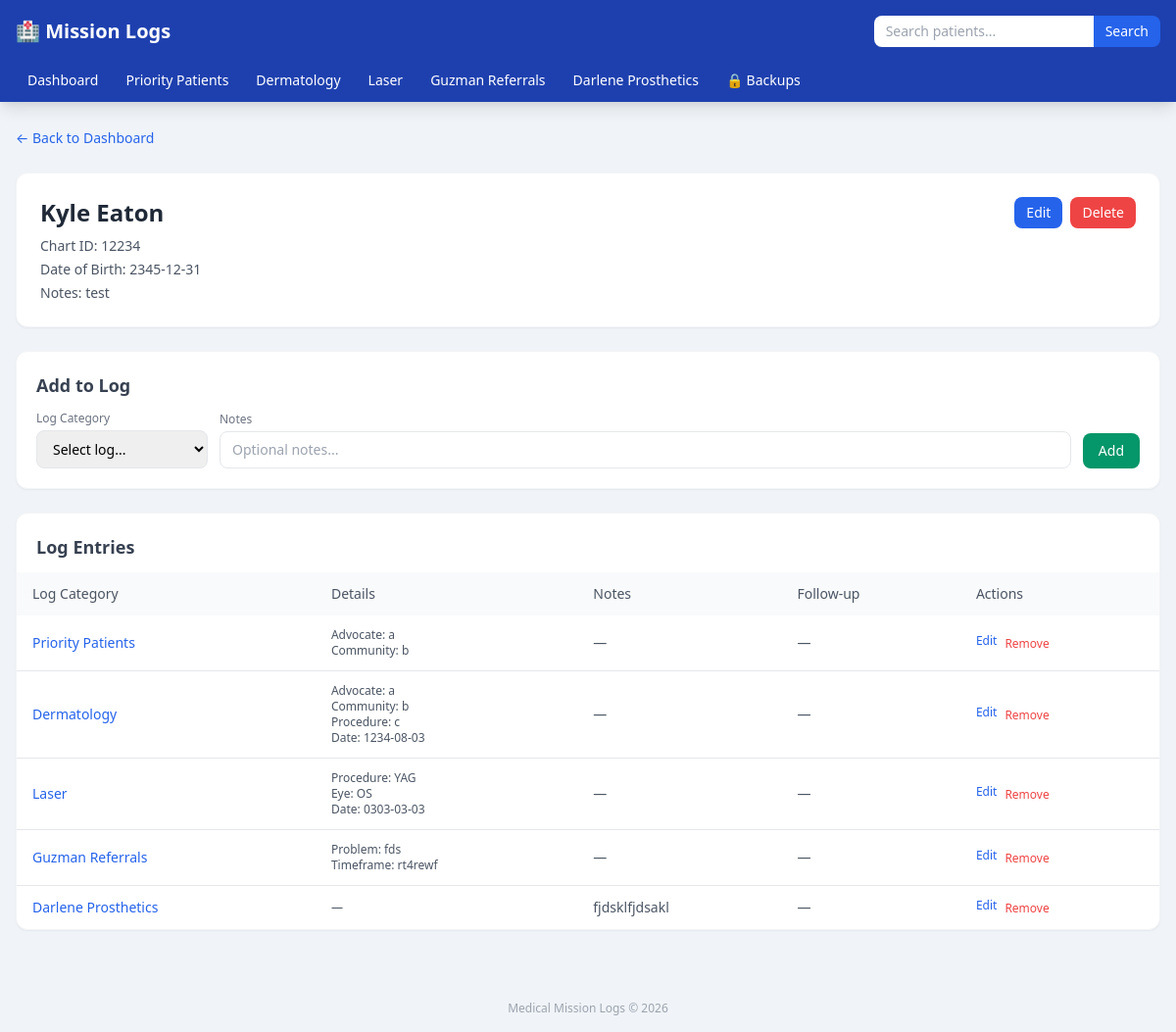
/patient/1, run on the app's committed database.
### tables this page shows
CREATE TABLE patients (
            id INTEGER PRIMARY KEY AUTOINCREMENT,
            full_name TEXT NOT NULL,
            chart_id TEXT NOT NULL UNIQUE,
            date_of_birth TEXT NOT NULL,
            notes TEXT DEFAULT '',
            created_at TIMESTAMP DEFAULT CURRENT_TIMESTAMP,
            updated_at TIMESTAMP DEFAULT CURRENT_TIMESTAMP
        );

CREATE TABLE log_entries (
            id INTEGER PRIMARY KEY AUTOINCREMENT,
            patient_id INTEGER NOT NULL,
            log_category TEXT NOT NULL,
            date_of_encounter TEXT,
            notes TEXT DEFAULT '',
            status TEXT DEFAULT 'Pending',
            follow_up_date TEXT,
            created_at TIMESTAMP DEFAULT CURRENT_TIMESTAMP,
            updated_at TIMESTAMP DEFAULT CURRENT_TIMESTAMP, advocate TEXT DEFAULT '', community TEXT DEFAULT '', problem TEXT DEFAULT '', appointment_timeframe TEXT DEFAULT '', procedure_type TEXT DEFAULT '', eye TEXT DEFAULT '', laser_date TEXT DEFAULT '', procedure TEXT DEFAULT '', derm_date TEXT DEFAULT '', surgery_type TEXT DEFAULT '', procedure_count INTEGER DEFAULT 1,
            FOREIGN KEY (patient_id) REFERENCES patients(id) ON DELETE CASCADE
        );

### app.py (the view)
@app.route("/patient/<int:patient_id>")
def view_patient(patient_id):
    patient = get_patient(patient_id)
    if not patient:
        flash("Patient not found.", "error")
        return redirect(url_for("dashboard"))
    logs = get_patient_logs(patient_id)
    return render_template(
        "patient_view.html",
        patient=patient,
        logs=logs,
        categories=LOG_CATEGORIES,
    )

### database.py (called while the page is built)
def get_db():
    conn = sqlite3.connect(DB_PATH)
    conn.row_factory = sqlite3.Row
    conn.execute("PRAGMA foreign_keys = ON")
    return conn

def get_patient(patient_id):
    conn = get_db()
    patient = conn.execute("SELECT * FROM patients WHERE id = ?", (patient_id,)).fetchone()
    conn.close()
    return patient

def get_patient_logs(patient_id):
    conn = get_db()
    entries = conn.execute(
        """SELECT * FROM log_entries WHERE patient_id = ? ORDER BY created_at DESC""",
        (patient_id,),
    ).fetchall()
    conn.close()
    return entries

### templates/patient_view.html (shortened to what this page needs)
{% extends "base.html" %}
{% block content %}
<div class="mb-6">
    <a href="/" class="text-blue-600 hover:underline text-sm">← Back to Dashboard</a>
</div>
<div class="bg-white rounded-xl p-6 shadow-sm border border-gray-100 mb-6">
    <div class="flex items-start justify-between">
        <div>
            <h1 class="text-2xl font-bold text-gray-800">{{ patient.full_name }}</h1>
            <div class="mt-2 text-sm text-gray-600 space-y-1">
                <p><span class="font-medium">Chart ID:</span> {{ patient.chart_id }}</p>
                <p><span class="font-medium">Date of Birth:</span> {{ patient.date_of_birth }}</p>
                {% if patient.notes %}
                <p><span class="font-medium">Notes:</span> {{ patient.notes }}</p>
                {% endif %}
            </div>
        </div>
        <div class="flex gap-2">
            <a href="/patient/{{ patient.id }}/edit"
               class="bg-blue-600 text-white px-3 py-1.5 rounded-lg hover:bg-blue-700 text-sm">
                Edit
            </a>
            <form action="/patient/{{ patient.id }}/delete" method="POST"
                  onsubmit="return confirm('Delete this patient and all their log entries? This cannot be undone.')">
                <button type="submit" class="bg-red-500 text-white px-3 py-1.5 rounded-lg hover:bg-red-600 text-sm">
                    Delete
                </button>
            </form>
        </div>
    </div>
</div>
<div class="bg-white rounded-xl p-5 shadow-sm border border-gray-100 mb-6">
    <h2 class="text-lg font-semibold text-gray-700 mb-3">Add to Log</h2>
    <form action="/log-entry/add" method="POST" class="flex flex-wrap gap-3 items-end">
        <div class="min-w-40">
            <label class="block text-xs text-gray-500 mb-1">Log Category</label>
            <select name="log_category" required class="w-full border rounded-lg px-3 py-2 text-sm focus:ring-2 focus:ring-blue-300 focus:outline-none">
                <option value="">Select log...</option>
            </select>
        </div>
        <div class="flex-1 min-w-48">
            <label class="block text-xs text-gray-500 mb-1">Notes</label>
            <input type="text" name="notes" placeholder="Optional notes..."
                   class="w-full border rounded-lg px-3 py-2 text-sm focus:ring-2 focus:ring-blue-300 focus:outline-none">
        </div>
        <button type="submit" class="bg-green-600 text-white px-4 py-2 rounded-lg hover:bg-green-700 text-sm font-medium">
            Add
        </button>
    </form>
</div>
<div class="bg-white rounded-xl shadow-sm border border-gray-100 overflow-hidden">
    <h2 class="text-lg font-semibold text-gray-700 px-5 pt-5 pb-3">Log Entries</h2>
    {% if logs %}
    <div class="overflow-x-auto">
        <table class="w-full text-sm">
            <thead class="bg-gray-50 text-gray-600 text-left">
                <tr>
                    <th class="px-4 py-3 font-medium">Log Category</th>
                    <th class="px-4 py-3 font-medium">Details</th>
                    <th class="px-4 py-3 font-medium">Notes</th>
                    <th class="px-4 py-3 font-medium">Follow-up</th>
                    <th class="px-4 py-3 font-medium">Actions</th>
                </tr>
            </thead>
            <tbody class="divide-y">
                {% for entry in logs %}
                <tr class="hover:bg-blue-50">
                    <td class="px-4 py-3">
                        <a href="/log/{{ entry.log_category }}" class="text-blue-600 hover:underline">
                            {{ entry.log_category }}
                        </a>
                    </td>
                    <td class="px-4 py-3 text-gray-600 text-xs">
                        {% if entry.log_category == 'Priority Patients' %}
                            {% if entry.advocate %}Advocate: {{ entry.advocate }}<br>{% endif %}
                            {% if entry.community %}Community: {{ entry.community }}{% endif %}
                        {% elif entry.log_category == 'Guzman Referrals' %}
                            {% if entry.problem %}Problem: {{ entry.problem }}<br>{% endif %}
                            {% if entry.appointment_timeframe %}Timeframe: {{ entry.appointment_timeframe }}{% endif %}
                        {% elif entry.log_category == 'Laser' %}
                            {% if entry.procedure_type %}Procedure: {{ entry.procedure_type }}<br>{% endif %}
                            {% if entry.eye %}Eye: {{ entry.eye }}<br>{% endif %}
                            {% if entry.laser_date %}Date: {{ entry.laser_date }}{% endif %}
                        {% elif entry.log_category == 'Dermatology' %}
                            {% if entry.advocate %}Advocate: {{ entry.advocate }}<br>{% endif %}
                            {% if entry.community %}Community: {{ entry.community }}<br>{% endif %}
                            {% if entry.procedure %}Procedure: {{ entry.procedure }}<br>{% endif %}
                            {% if entry.derm_date %}Date: {{ entry.derm_date }}{% endif %}
                        {% else %}
                            —
                        {% endif %}
                    </td>
                    <td class="px-4 py-3 text-gray-600 max-w-xs truncate">{{ entry.notes or '—' }}</td>
                    <td class="px-4 py-3 text-gray-600">{{ entry.follow_up_date or '—' }}</td>
                    <td class="px-4 py-3">
                        <div class="flex gap-2">
                            <a href="/log-entry/{{ entry.id }}/edit" class="text-blue-600 hover:underline text-xs">Edit</a>
                            <form action="/log-entry/{{ entry.id }}/delete" method="POST"
                                  onsubmit="return confirm('Remove this log entry?')">
                                <button type="submit" class="text-red-500 hover:underline text-xs">Remove</button>
                            </form>
                        </div>
                    </td>
                </tr>
                {% endfor %}
            </tbody>
        </table>
    </div>
    {% else %}
    <div class="p-6 text-center text-gray-400 text-sm">
        This patient has no log entries yet.
    </div>
    {% endif %}
</div>
{% endblock %}

### templates/base.html (style rules this page uses)
body { background-color: #f0f4f8; }

### data on the page
patients: full_name "Kyle Eaton", chart_id "12234", date_of_birth "2345-12-31", notes "test"
log_entries: log_category "Priority Patients", advocate "a", community "b", notes "—", follow_up_date "—"
log_entries: log_category "Dermatology", advocate "a", community "b", procedure "c", derm_date "1234-08-03", notes "—", follow_up_date "—"
log_entries: log_category "Laser", procedure_type "YAG", eye "OS", laser_date "0303-03-03", notes "—", follow_up_date "—"
log_entries: log_category "Guzman Referrals", problem "fds", appointment_timeframe "rt4rewf", notes "—", follow_up_date "—"
log_entries: log_category "Darlene Prosthetics", notes "fjdsklfjdsakl", follow_up_date "—"

### other printed values
{{ cat }} "Priority Patients" "Dermatology" "Laser" "Guzman Referrals" "Darlene Prosthetics"
